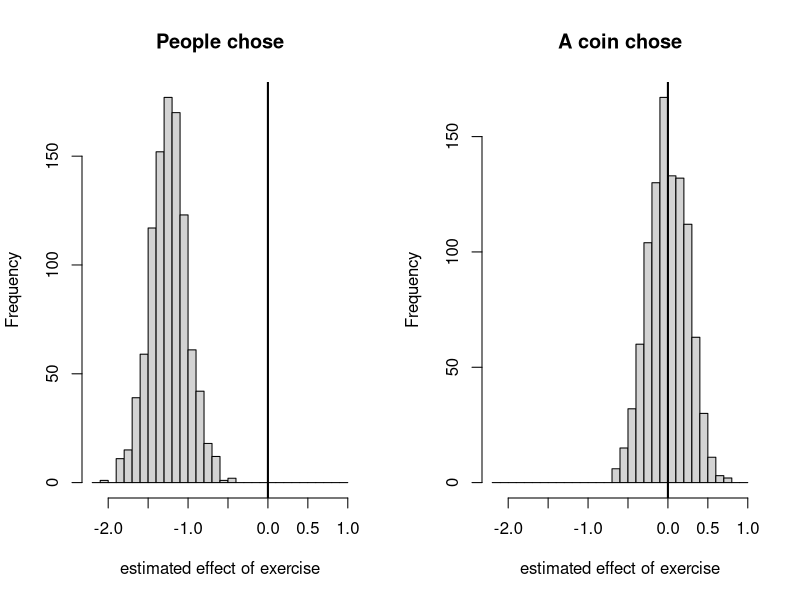

Here is the R script that generated this plot:
## ---- chunk 1
#| label: fig-confounding
#| fig-cap: "One thousand simulated studies of each kind, n = 200. The true effect of exercise is zero, marked by the vertical line. Observational studies (left) are wrong by about 1.2 points and know nothing of it; randomized ones (right) are centred on the truth and are just as noisy."
#| fig-width: 7
#| fig-height: 3.2
sim_study <- function(randomize, n = 200) {
  motivation <- rnorm(n)
  exercise   <- if (randomize) rbinom(n, 1, 0.5) else rbinom(n, 1, plogis(motivation))
  symptoms   <- 10 - 1.5 * motivation + 0 * exercise + rnorm(n)
  coef(lm(symptoms ~ exercise))[["exercise"]]
}
set.seed(1)
observational <- replicate(1000, sim_study(randomize = FALSE))
randomized    <- replicate(1000, sim_study(randomize = TRUE))

bins <- seq(-2.2, 1.0, by = 0.1)
par(mfrow = c(1, 2))
hist(observational, breaks = bins, xlim = c(-2.2, 1.0),
     main = "People chose", xlab = "estimated effect of exercise")
abline(v = 0, lwd = 2)
hist(randomized, breaks = bins, xlim = c(-2.2, 1.0),
     main = "A coin chose", xlab = "estimated effect of exercise")
abline(v = 0, lwd = 2)
## ---- chunk 2
#| label: confounding-summary
round(c(obs_mean = mean(observational), rand_mean = mean(randomized),
        obs_sd   = sd(observational),   rand_sd   = sd(randomized)), 3)

ci_excludes_zero <- function(n = 200) {
  motivation <- rnorm(n)
  exercise   <- rbinom(n, 1, plogis(motivation))
  symptoms   <- 10 - 1.5 * motivation + rnorm(n)
  ci <- confint(lm(symptoms ~ exercise))["exercise", ]
  ci[1] > 0 || ci[2] < 0
}
set.seed(1)
sum(replicate(1000, ci_excludes_zero()))
